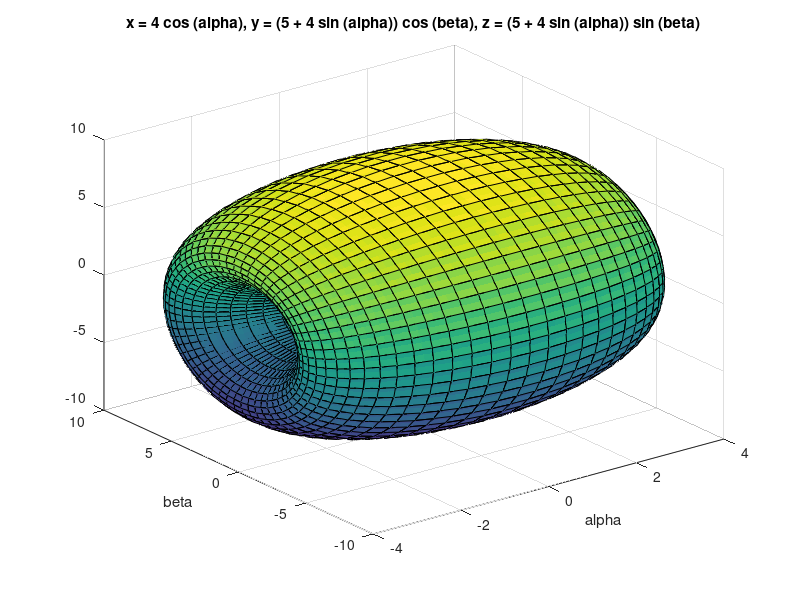

Recreate this plot in MATLAB.
x=@(alpha,beta)4*cos(alpha);
y=@(alpha,beta)(5+4*sin(alpha)).*cos(beta);
z=@(alpha,beta)(5+4*sin(alpha)).*sin(beta);
ezsurf(x,y,z)